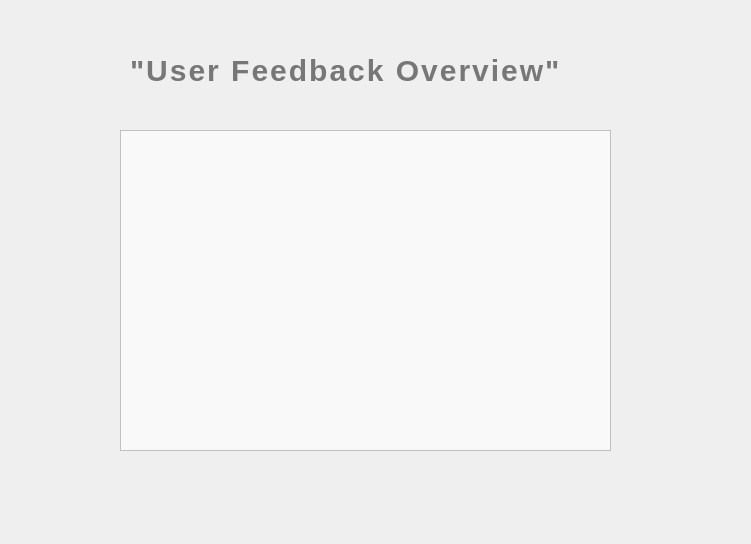
<?xml version="1.0" encoding="UTF-8"?>
<ui version="4.0">
 <class>Viewfeedback</class>
 <widget class="QDialog" name="Viewfeedback">
  <property name="geometry">
   <rect>
    <x>0</x>
    <y>0</y>
    <width>751</width>
    <height>544</height>
   </rect>
  </property>
  <property name="windowTitle">
   <string>Dialog</string>
  </property>
  <widget class="QTableWidget" name="tableFeedback">
   <property name="geometry">
    <rect>
     <x>120</x>
     <y>130</y>
     <width>491</width>
     <height>321</height>
    </rect>
   </property>
   <property name="styleSheet">
    <string notr="true">QTableWidget {
    background-color: #f9f9f9;  /* light neutral background */
    color: #222222;             /* dark text */
    font-family: Arial, sans-serif;
    font-size: 12px;
    gridline-color: #cccccc;    /* subtle grid lines */
}

QHeaderView::section {
    background-color: #e1e1e1;  /* light gray headers */
    color: #333333;             /* dark gray text */
    padding: 4px;
    border: 1px solid #cccccc;
    font-weight: bold;
}

QTableWidget::item:selected {
    background-color: #a0a0a0;  /* muted gray for selected row */
    color: white;
}

QTableWidget::item:!selected:alternate {
    background-color: #f4f4f4;  /* alternate row coloring */
}

QTableWidget::item:!selected:!alternate {
    background-color: white;
}

QTableWidget::item {
    border: none;
    padding: 5px;
}

/* Remove focus border on header */
QHeaderView::section:focus {
    outline: none;
}
</string>
   </property>
  </widget>
  <widget class="QLabel" name="label">
   <property name="geometry">
    <rect>
     <x>130</x>
     <y>30</y>
     <width>471</width>
     <height>81</height>
    </rect>
   </property>
   <property name="styleSheet">
    <string notr="true">QLabel#label {
    color:  #777777; 
    font-size: 30px;
    font-weight: 700;
    font-family: &quot;Orbitron&quot;, &quot;Segoe UI&quot;, sans-serif;
    letter-spacing: 2px;
    qproperty-alignment: AlignCenter;
}
</string>
   </property>
   <property name="text">
    <string>&quot;User Feedback Overview&quot;</string>
   </property>
   <property name="scaledContents">
    <bool>false</bool>
   </property>
  </widget>
 </widget>
 <resources/>
 <connections/>
</ui>
